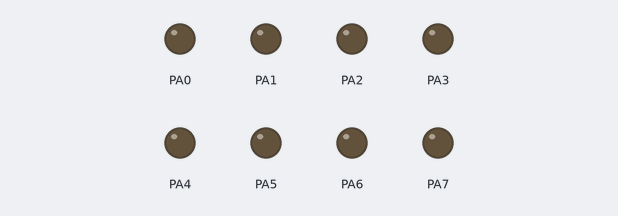
The program below on a simulated ATmega32, built with avr-gcc and emulated at 8 MHz. Parts: output pins drawn as LEDs (lit = HIGH).

Above: at 0.1 s.
At 0.96 s:
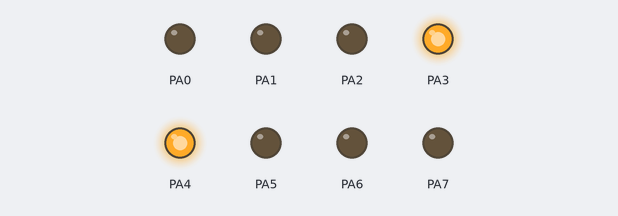
At 1.59 s:
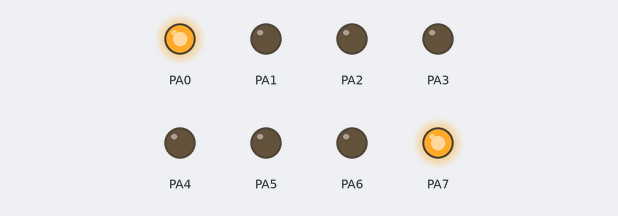
At 3.28 s:
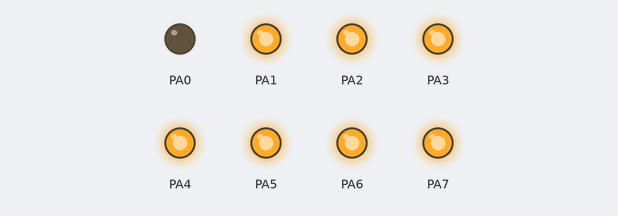
At 4.99 s:
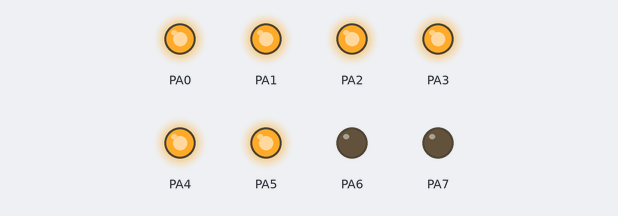
At 6.7 s:
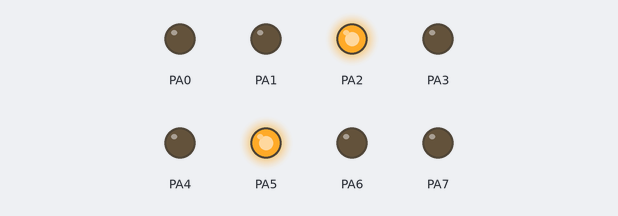
Timing chart, 0 to 7.2 s (numbered marks = the images above):
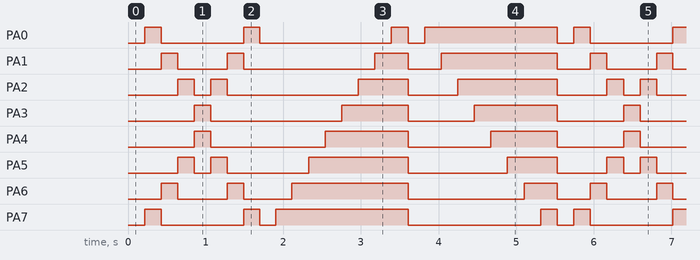

Measured:
- by itself, PA0: repeats every 5.5 s: LOW 1.1 s, HIGH 0.21 s, LOW 1.7 s, HIGH 0.21 s, LOW 0.21 s, HIGH 1.7 s, LOW 0.21 s, HIGH 0.21 s
- by itself, PA1: repeats every 5.5 s: LOW 0.64 s, HIGH 0.21 s, LOW 1.7 s, HIGH 0.43 s, LOW 0.43 s, HIGH 1.5 s, LOW 0.43 s, HIGH 0.21 s
- by itself, PA2: repeats every 5.5 s: LOW 0.21 s, HIGH 0.21 s, LOW 1.7 s, HIGH 0.64 s, LOW 0.64 s, HIGH 1.3 s, LOW 0.64 s, HIGH 0.21 s
- by itself, PA3: repeats every 5.5 s: LOW 1.7 s, HIGH 0.85 s, LOW 0.85 s, HIGH 1.1 s, LOW 0.85 s, HIGH 0.21 s
- by itself, PA4: repeats every 5.5 s: LOW 1.5 s, HIGH 1.1 s, LOW 1.1 s, HIGH 0.85 s, LOW 0.85 s, HIGH 0.21 s
- by itself, PA5: repeats every 5.5 s: LOW 0.21 s, HIGH 0.21 s, LOW 1.0 s, HIGH 1.3 s, LOW 1.3 s, HIGH 0.64 s, LOW 0.64 s, HIGH 0.21 s
- by itself, PA6: repeats every 5.5 s: LOW 0.64 s, HIGH 0.21 s, LOW 0.62 s, HIGH 1.5 s, LOW 1.5 s, HIGH 0.43 s, LOW 0.43 s, HIGH 0.21 s
- by itself, PA7: repeats every 5.5 s: LOW 1.1 s, HIGH 0.21 s, LOW 0.21 s, HIGH 1.7 s, LOW 1.7 s, HIGH 0.21 s, LOW 0.21 s, HIGH 0.21 s

The program:

main.c
```c
/*
 * main.c
 *
 *  Created on: Aug 10, 2022
 *      Author: mostafa
 */

#include "avr/io.h"
#include "avr/delay.h"

int main(){
	DDRA=0b11111111;

	while(1){
		PORTA=0b00000000;
		_delay_ms(200);
		PORTA=0b10000001;
		_delay_ms(200);
		PORTA=0b01000010;
		_delay_ms(200);
		PORTA=0b00100100;
		_delay_ms(200);
		PORTA=0b00011000;
		_delay_ms(200);
		PORTA=0b00100100;
		_delay_ms(200);
		PORTA=0b01000010;
		_delay_ms(200);
		PORTA=0b10000001;
		_delay_ms(200);

		PORTA=0b00000000;
		_delay_ms(200);
		PORTA=0b10000000;
		_delay_ms(200);
		for(int i=0;i<7;i++){
			PORTA=(PORTA>>1);
			PORTA=PORTA|(1<<7);
			_delay_ms(200);
		}

		PORTA=0b00000000;
		_delay_ms(200);
		PORTA=0b00000001;
		_delay_ms(200);
		for(int i=0;i<7;i++){
			PORTA=(PORTA<<1);
			PORTA=PORTA|1;
			_delay_ms(200);
		}
	}

	return 0;
}
```
